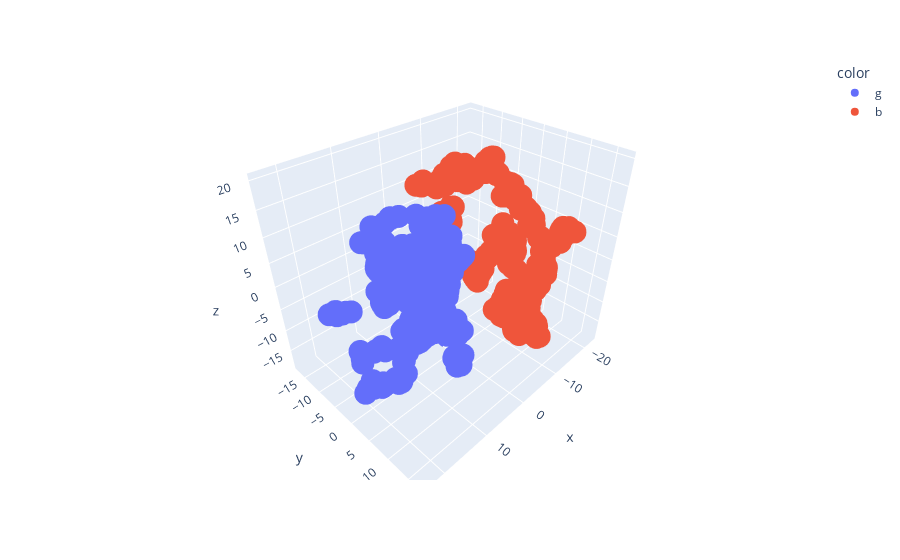

The code cell stored with this chart in its notebook:
### Code cell
km2 = KMeans(n_clusters=2).fit(df)

# plot using tsne 
X_embedded  = TSNE(n_components=3, perplexity=10, random_state=24).fit_transform( df)
colors = np.array([x for x in 'bgrcmykbgrcmykbgrcmykbgrcmyk'])

fig = px.scatter_3d(x=X_embedded [:,0],y=X_embedded [:,1],z=X_embedded [:,2],color=colors[km2.labels_])
fig.show()

### Figure 1 — Plotly figure (JSON) as saved in the notebook; plotly's stock layout.template omitted (floating-point values rounded to 4 significant figures; data arrays with more than 128 entries replaced by an {"elided": "..."} marker saying what was removed)
{"data": [{"hovertemplate": "color=g<br>x=%{x}<br>y=%{y}<br>z=%{z}<extra></extra>", "legendgroup": "g", "marker": {"color": "#636efa", "symbol": "circle"}, "mode": "markers", "name": "g", "scene": "scene", "showlegend": true, "type": "scatter3d", "x": {"elided": "417 float values"}, "y": {"elided": "417 float values"}, "z": {"elided": "417 float values"}}, {"hovertemplate": "color=b<br>x=%{x}<br>y=%{y}<br>z=%{z}<extra></extra>", "legendgroup": "b", "marker": {"color": "#EF553B", "symbol": "circle"}, "mode": "markers", "name": "b", "scene": "scene", "showlegend": true, "type": "scatter3d", "x": {"elided": "323 float values"}, "y": {"elided": "323 float values"}, "z": {"elided": "323 float values"}}], "layout": {"legend": {"title": {"text": "color"}, "tracegroupgap": 0}, "margin": {"t": 60}, "scene": {"domain": {"x": [0, 1], "y": [0, 1]}, "xaxis": {"title": {"text": "x"}}, "yaxis": {"title": {"text": "y"}}, "zaxis": {"title": {"text": "z"}}}}}
